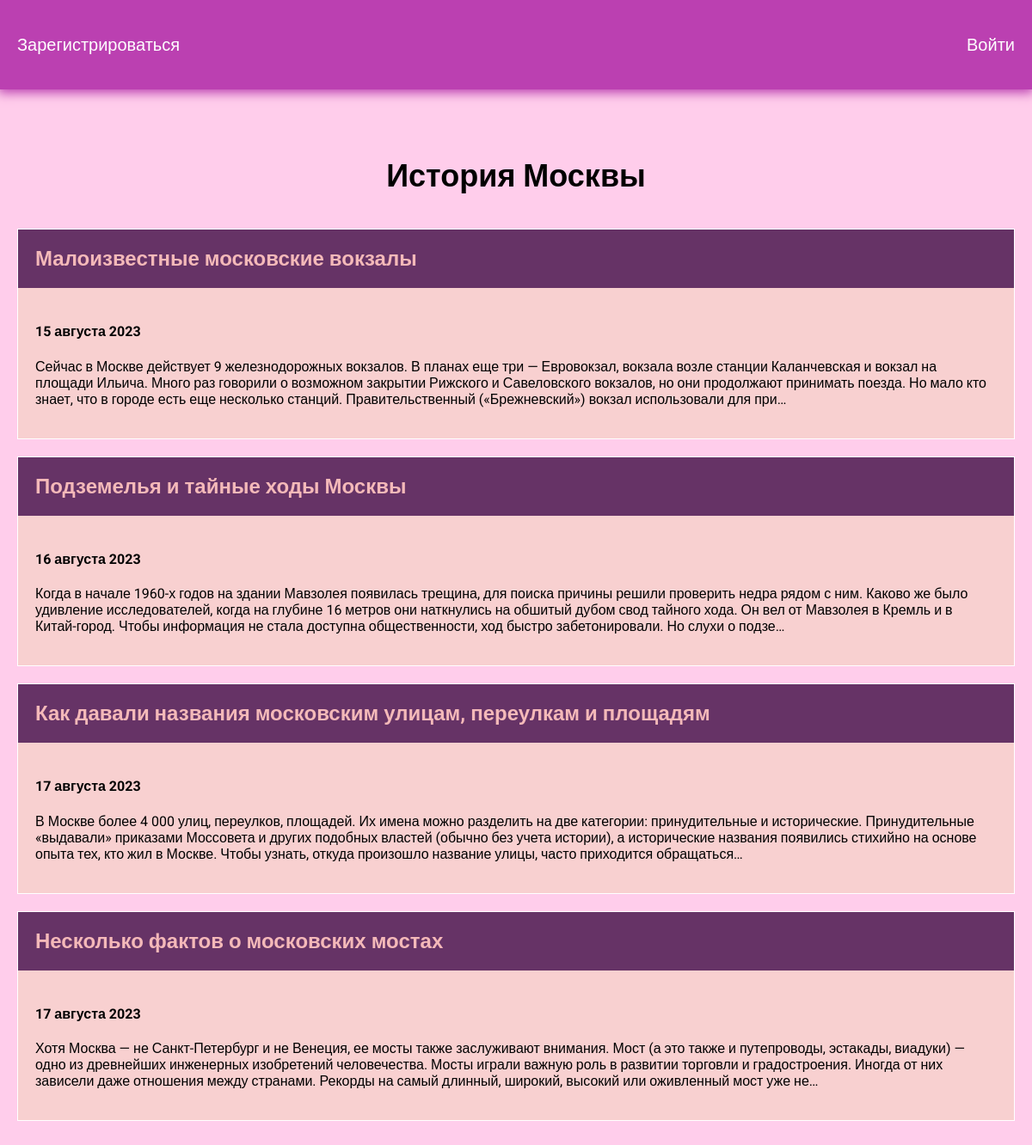
The page / on the database its author committed.
### story/models.py (models this page shows, shortened)
class Story(models.Model):
    title = models.CharField(max_length=200)
    description = models.TextField()
    date = models.DateField()

### story/views.py (the view)
# urls.py: path('', views.story, name='story'),
def story(request):
    story = Story.objects.order_by('date')
    return render(request, 'story/story.html', {'story': story})

### story/templates/story/story.html
{% extends 'story/base.html' %}
{% block content %}
<h1>История Москвы</h1>
{% for i in story %}
<div class="element">
    <h2 class="top">
        <a href="{% url 'story:detail' i.id %}">
            {{ i.title }}
        </a>
    </h2>
    <div class="story_text">
        <h4>{{ i.date | date:'j E Y' }}</h4>
        <p>{{ i.description | striptags | truncatechars:380 }}</p>
    </div>
</div>
{% endfor %}
{% endblock %}

### story/templates/story/base.html (shortened to what this page needs)
<!DOCTYPE html>
{% load static %}
<html lang="en">
<head>
    <link rel="stylesheet" href="{% static 'css/style.css' %}">
</head>
<body>
{% if user.is_authenticated %}
<div class="menu">
    <div class="wrap">
        <ul>
            <li><a href="">Пользователь: {{ user.username }}</a></li>
            <li>
                <form action="{% url 'logoutuser' %}" method="post">
                    {% csrf_token %}
                    <button class="top">Выйти</button>
                </form>
            </li>
        </ul>
    </div>
</div>
{% else %}
<div class="menu">
    <div class="wrap">
        <ul>
            <li><a href="{% url 'signupuser' %}">Зарегистрироваться</a></li>
            <li><a href="{% url 'loginuser' %}">Войти</a></li>
        </ul>
    </div>
</div>
{% endif %}
    <div class="content">
        <div class="wrap">
            {% block content %}
            {% endblock %}
        </div>
    </div>
</body>
</html>

### story/static/css/style.css (style rules this page uses)
body { font-family: 'Roboto', sans-serif; padding: 0; margin: 0; background: #ffcdeb; }
.wrap { max-width: 1200px; margin: 0 auto; padding: 20px; box-sizing: border-box; }
.menu { background: #bb40b1; box-shadow: 0 2px 12px 2px #bb40b1; }
ul { list-style: none; padding: 0; }
.menu ul { display: flex; justify-content: space-between; align-items: center; font-size: 20px; }
a { text-decoration: none; }
.menu a { color: #FFF; }
.element { background-color: #f8d0d0; flex-basis: 360px; border: 1px solid #FFF; margin: 20px 0; }
.content h1 { text-align: center; margin: 60px 0 40px; font-size: 36px; }
.top { background: #663366; margin: 0; }
.top a { color: #f4b9b9; text-decoration: none; padding: 20px; display: block; }
.story_text { padding: 20px; box-sizing: border-box; }

### rows shown on the page
Story: title "Малоизвестные московские вокзалы", date "15 августа 2023", description "Сейчас в Москве действует 9 железнодорожных вокзалов. В планах еще три — Евровокзал, вокзала возле станции Каланчевская и вокзал на площади Ильича. Много раз говорили о возможном закрытии Рижского и Савеловского вокзалов, но они продолжают принимать поезда. Но мало кто знает, что в городе есть еще несколько станций. Правительственный («Брежневский») вокзал использовали для при…"
Story: title "Подземелья и тайные ходы Москвы", date "16 августа 2023", description "Когда в начале 1960-х годов на здании Мавзолея появилась трещина, для поиска причины решили проверить недра рядом с ним. Каково же было удивление исследователей, когда на глубине 16 метров они наткнулись на обшитый дубом свод тайного хода. Он вел от Мавзолея в Кремль и в Китай-город. Чтобы информация не стала доступна общественности, ход быстро забетонировали. Но слухи о подзе…"
Story: title "Как давали названия московским улицам, переулкам и площадям", date "17 августа 2023", description "В Москве более 4 000 улиц, переулков, площадей. Их имена можно разделить на две категории: принудительные и исторические. Принудительные «выдавали» приказами Моссовета и других подобных властей (обычно без учета истории), а исторические названия появились стихийно на основе опыта тех, кто жил в Москве. Чтобы узнать, откуда произошло название улицы, часто приходится обращаться…"
Story: title "Несколько фактов о московских мостах", date "17 августа 2023", description "Хотя Москва — не Санкт-Петербург и не Венеция, ее мосты также заслуживают внимания. Мост (а это также и путепроводы, эстакады, виадуки) — одно из древнейших инженерных изобретений человечества. Мосты играли важную роль в развитии торговли и градостроения. Иногда от них зависели даже отношения между странами. Рекорды на самый длинный, широкий, высокий или оживленный мост уже не…"
